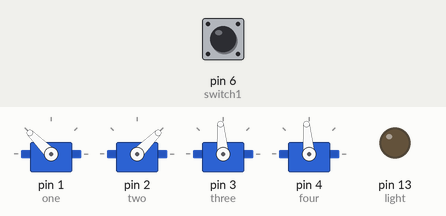
A sketch run on a simulated Arduino Uno, built with avr-gcc and run on an emulated ATmega328P. On the bench: 4 × servo, output pins drawn as LEDs (lit = HIGH). Inputs (shaded band) come from the test bench; at power-on: pin 6 (switch1) HIGH.

Above: at 1.2 s.
1.3 s: pin 6 (switch1) pulled LOW for 0.15 s
At 2.6 s:
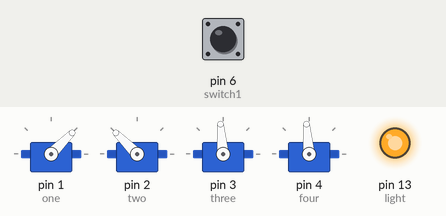
4.4 s: pin 6 (switch1) pulled LOW for 1 s
At 7.2 s:
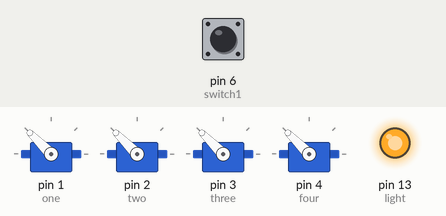
8.4 s: pin 6 (switch1) pulled LOW for 3.2 s
At 9.2 s:
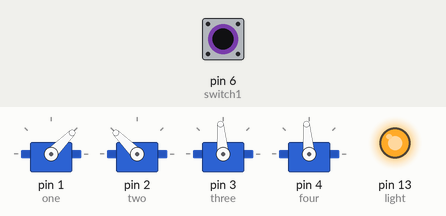
Timing chart, 0 to 15.9 s (numbered marks = the images above; inputs shaded):
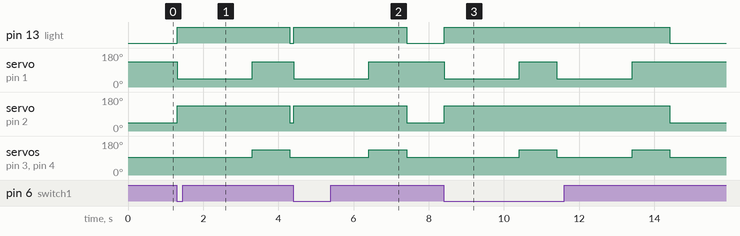

Measured:
- after the input at 1.3 s, pin 13 (light): LOW → HIGH at once, → LOW 3.0 s later; servo on pin 1 (one): 135° → 45° at once, → 135° 2.0 s later; servo on pin 2 (two): 45° → 135° at once, → 45° 3.0 s later; servo on pin 3 (three), servo on pin 4 (four): 95° → 135° after 2.0 s, → 95° 1.0 s later
- after the input at 4.4 s, pin 13 (light): LOW → HIGH at once, → LOW 3.0 s later; servo on pin 1 (one): 135° → 45° at once, → 135° 2.0 s later; servo on pin 2 (two): 45° → 135° at once, → 45° 3.0 s later; servo on pin 3 (three), servo on pin 4 (four): 95° → 135° after 2.0 s, → 95° 1.0 s later
- after the input at 8.4 s, pin 13 (light): LOW → HIGH at once, → LOW 6.0 s later; servo on pin 1 (one): alternates 135° for 1.0 s and 45° for 2.0 s, 4 changes in all, then stays 135°, starting at once

The sketch:

digitalio.ino
```cpp
#include <Servo.h>

Servo one; //stop value is 95
Servo two;
Servo three;
Servo four;

int switch1 = 6;
int light = 13;
//int switch2 = 6;

void setup()
{
  one.attach(1);
  two.attach(2);
  three.attach(3);
  four.attach(4);
  pinMode(light,OUTPUT);
  digitalWrite(light, HIGH);
  //pinMode(switch2, INPUT);
}

void loop()
{
 if (digitalRead(switch1) == 0)
 {
    digitalWrite(light, HIGH);
    one.write(45);
    two.write(135);
    three.write(95);
    four.write(95);
    delay(2000);
    one.write(135);
    two.write(135);
    three.write(135);
    four.write(135);
    delay(1000);
 }
 else {
    digitalWrite(light, LOW);
    one.write(135);
    two.write(45);
    three.write(95);
    four.write(95);
    delay(10);
 }
}
```
